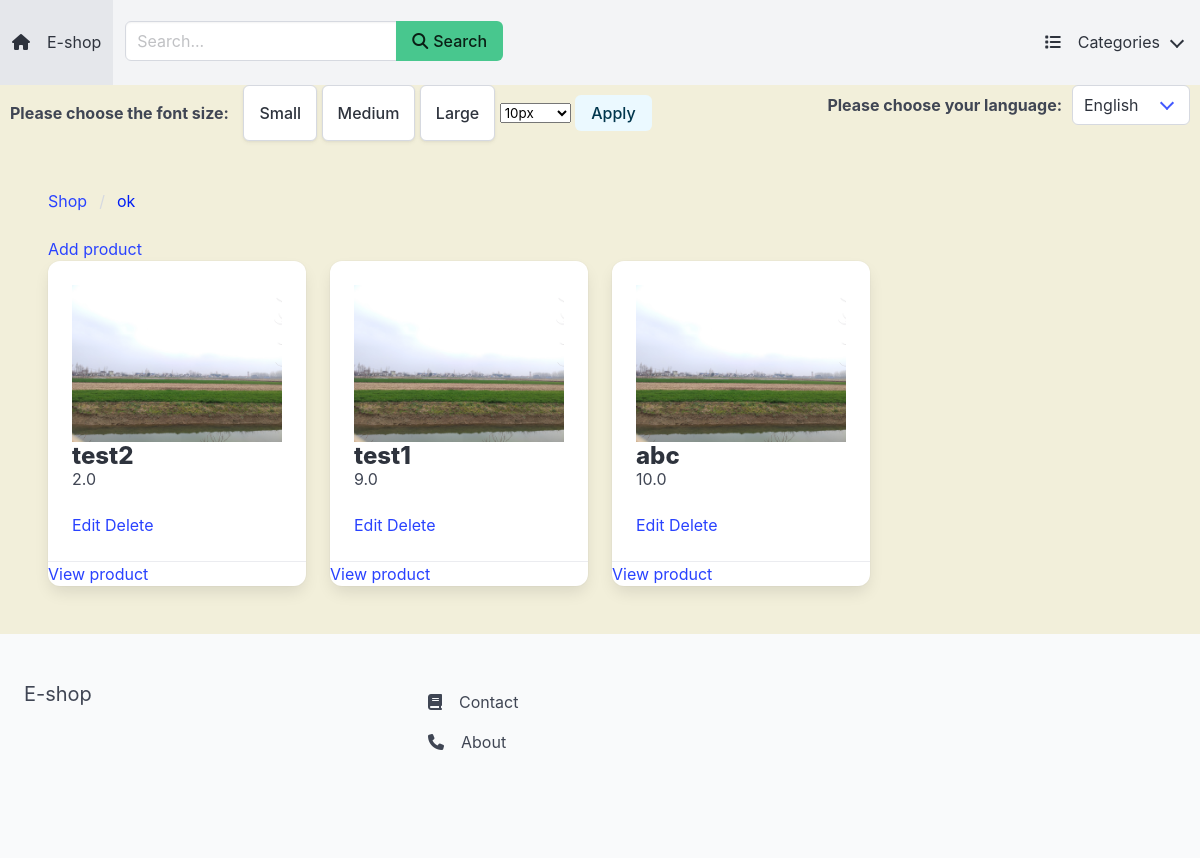
Page /productManager/ok/ on the committed database.
### apps/store/models.py (models this page shows, shortened)
class Category(models.Model):
    title = models.CharField(max_length=255, verbose_name=_('Title'))
    slug = models.SlugField(max_length=255, verbose_name=_('Slug'))
    ordering = models.IntegerField(default=0, verbose_name=_('Ordering'))
    class Meta:
        verbose_name_plural = _('Categories')
        ordering = ('ordering',)

class Product(models.Model):
    category = models.ForeignKey(Category, related_name='products', on_delete=models.CASCADE)
    title = models.CharField(max_length=255, verbose_name=_('Title'))
    slug = models.SlugField(max_length=255, verbose_name=_('Slug'))
    description = models.TextField(blank=True, null=True, verbose_name=_('Description'))
    price = models.FloatField(verbose_name=_('Price'))
    num_available = models.IntegerField(default=1, verbose_name=_('Number Available'))
    num_visits = models.IntegerField(default=0, verbose_name=_('Number of Visits'))
    last_visit = models.DateTimeField(blank=True, null=True, verbose_name=_('Last Visit'))
    image = models.ImageField(upload_to='uploads/', blank=True, null=True)
    thumbnail = models.ImageField(upload_to='uploads/', blank=True, null=True)
    date_added = models.DateTimeField(auto_now_add=True)
    is_disabled = models.BooleanField(default=False)
    class Meta:
        ordering = ('-date_added',)
    """def save(self, *args, **kwargs):
        self.thumbnail = self.make_thumbnail(self.image)

        super().save(*args, **kwargs)"""

### apps/store/views.py (the view)
# urls.py: path('productManager/<slug:slug>/', manager_category, name='manager_category'),
def manager_category(request, slug):
    category = get_object_or_404(Category, slug=slug)
    products = category.products.all()
    context = {
        'category': category,
        'products': products
    }
    return render(request, 'manager_category.html', context)

### apps/cart/context_processors.py (called while the page is built)
def cart(request):
    return {'cart': Cart(request)}

### apps/store/context_processors.py (called while the page is built)
def menu_categories(request):
    categories = Category.objects.all()
    return {'menu_categories': categories}

### apps/store/templates/manager_category.html (shortened to what this page needs)
{% extends 'managerBase.html' %}
{% block content %}
    <nav class="breadcrumb" aria-label="breadcrumbs">
        <ul>
            <li><a href="{% url 'productManager' %}">Shop</a></li>
            <li class="is-active"><a href="{% url 'manager_category' category.slug %}">{{ category.title }}</a></li>
        </ul>
    </nav>
    <a href="{% url 'addProduct' %}" class="edit-button">Add product</a>
    <div class = "columns is-multiline" >
            {% for product in products %}
                <div class="column is-3">
                   <div class="card">
                      <div class="card-content">
                           <div class="media">
                              <div class="media-content">
                                  <img src="{{ product.image.url }}" alt="test" width="300" height="200">
                                 <p class="title is-4">{{ product.title }}</p>
                                 <p class="subtitle is-6">{{ product.price }}</p>
                                 <a href="{% url 'editProduct' product.pk %}" class="edit-button">Edit</a>
                                 <a href="{% url 'deleteProduct' product.pk %}" class="edit-button">Delete</a>
                              </div>
                           </div>
                      </div>
                             <footer class="card-footer">
                                <a href="{% url 'product_detail' product.category.slug product.slug %}" class="cart-footer-item">View product</a>
                             </footer>
                   </div>
                </div>
            {% endfor %}
         </div>
{% endblock %}

### rows in the picture
Category: title "ok"
Product: image (picture), title "test2", price "2.0"
Product: image (picture), title "test1", price "9.0"
Product: image (picture), title "abc", price "10.0"

### other values in the picture
form field language "English"
